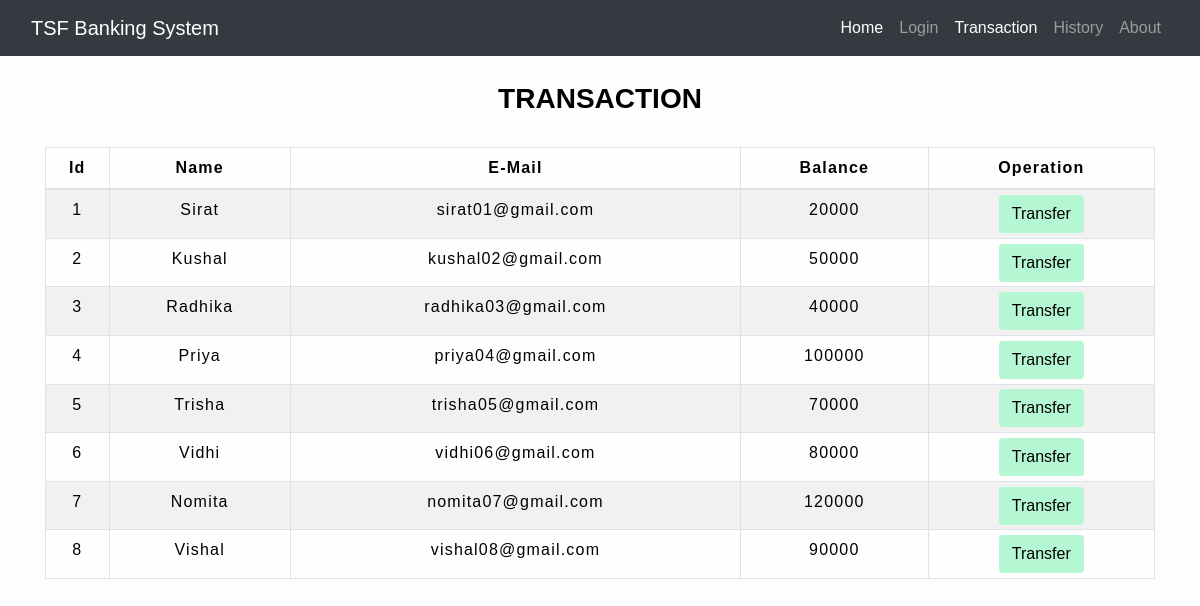
/customer.php, run on the app's committed database.
### tables this page shows
CREATE TABLE `users` (
  `id` int(3) NOT NULL,
  `name` text NOT NULL,
  `email` varchar(30) NOT NULL,
  `balance` int(8) NOT NULL
);

### customer.php (the view, shortened to what this page needs)
<!DOCTYPE html>
<html lang="en">
<head>
    <link rel="stylesheet" href="https://maxcdn.bootstrapcdn.com/bootstrap/4.0.0/css/bootstrap.min.css">
    <link rel="stylesheet" type="text/css" href="css/table.css">
    <link rel="stylesheet" type="text/css" href="css/styling.css">
</head>
<body>
 <?php
    include 'configure.php';
    $sql = "SELECT * FROM users";
    $result=$con->query($sql);
?>
<nav class="navbar navbar-expand-lg navbar-dark bg-dark" position: fixed;>
  <div class="container-fluid">
    <a class="navbar-brand" href="home.php">TSF Banking System</a>
    <div class="collapse navbar-collapse" id="navbarSupportedContent">
      <ul class="navbar-nav ml-auto">
        <li class="nav-item">
        <a class="nav-link active" aria-current="page" href="index.php">Home</a>
        </li>
        <li class="nav-item">
          <a class="nav-link" href="Login.php">Login</a>
        </li>
        <li class="nav-item">
          <a class="nav-link active" aria-current="page" href="customer.php">Transaction</a>
        </li>
         <li class="nav-item">
          <a class="nav-link" href="History.php">History</a>
        </li>
        <li class="nav-item">
          <a class="nav-link" href="about.php">About</a>
        </li>
      </ul>
      </div>
  </div>
</nav>
<div class="container">
        <h3 class="text-center pt-5"></br><b>TRANSACTION</b></h3>
        <br>
            <div class="row">
                <div class="col">
                    <div class="table-responsive-sm">
                    <table class="table table-hover table-sm table-striped table-condensed table-bordered">
                        <thead>
                            <tr>
                            <th scope="col" class="text-center py-2">Id</th>
                            <th scope="col" class="text-center py-2">Name</th>
                            <th scope="col" class="text-center py-2">E-Mail</th>
                            <th scope="col" class="text-center py-2">Balance</th>
                            <th scope="col" class="text-center py-2">Operation</th>
                            </tr>
                            </thead>
                        <tbody>
                <?php
                    while($rows=mysqli_fetch_assoc($result)){
                ?>
                    <tr>
                        <td class="py-2"><?php echo $rows['id'] ?></td>
                        <td class="py-2"><?php echo $rows['name']?></td>
                        <td class="py-2"><?php echo $rows['email']?></td>
                        <td class="py-2"><?php echo $rows['balance']?></td>
                        <td><a href="Userdetail.php?id= <?php echo $rows['id'] ;?>"> <button type="button" class="btn">Transfer</button></a></td>
                    </tr>
                <?php
                    }
                ?>
                        </tbody>
                    </table>
                    </div>
                </div>
            </div>
         </div>
</body>
</html>

### css/table.css (style rules this page uses)
* { padding: 0; margin: 0; box-sizing: border-box; font-family: sans-serif; }
table { letter-spacing: 1.2px; }
td { text-align: center; }
button { border:none; background:#b4f7d2; transition: 1s; }

### css/styling.css (style rules this page uses)
body { background-color: rgb(255, 254, 254); color: rgb(0, 0, 0); }
.navbar { position: fixed; top: 0; width: 100%; }

### customer.php (style rules this page uses)
button { transition: 1.5s; }

### data on the page
users: id "1", name "Sirat", email "sirat01@gmail.com", balance "20000"
users: id "2", name "Kushal", email "kushal02@gmail.com", balance "50000"
users: id "3", name "Radhika", email "radhika03@gmail.com", balance "40000"
users: id "4", name "Priya", email "priya04@gmail.com", balance "100000"
users: id "5", name "Trisha", email "trisha05@gmail.com", balance "70000"
users: id "6", name "Vidhi", email "vidhi06@gmail.com", balance "80000"
users: id "7", name "Nomita", email "nomita07@gmail.com", balance "120000"
users: id "8", name "Vishal", email "vishal08@gmail.com", balance "90000"
